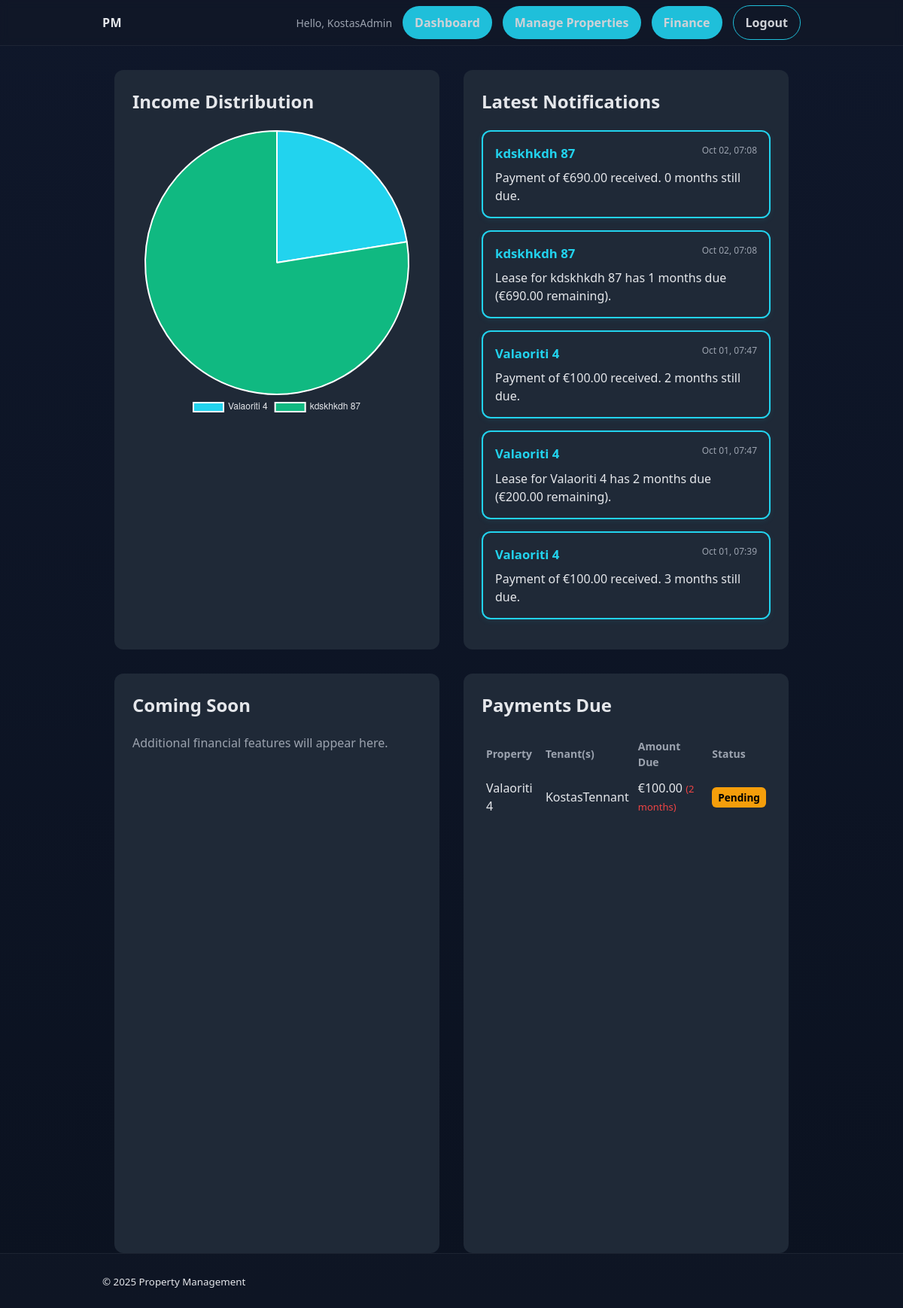
Page /finances/ (signed in) on the committed database.
### pm/models.py (models this page shows, shortened)
class Message(models.Model):
    owner = models.ForeignKey(User, on_delete=models.CASCADE, related_name='owned_messages')
    property = models.ForeignKey(Property, on_delete=models.CASCADE, related_name='property_messages')
    lease = models.ForeignKey(Lease, on_delete=models.CASCADE, related_name='lease_messages', null=True, blank=True)
    content = models.TextField()
    timestamp = models.DateTimeField(auto_now_add=True)

class Property(models.Model):
    address = models.CharField(max_length=200)
    property_type = models.CharField(max_length=30, choices=[
        ('condo', 'Condo'),
        ('apartment', 'Apartment'),
        ('studio', 'Studio'),
        ('house', 'House'),
        ('townhouse', 'Townhouse'),
        ('bungalow', 'Bungalow'),
        ('co-op', 'Co-op'),
        ('loft', 'Loft'),
        ('barn', 'Barn'),
        ('shack', 'Shack'),
        ('cottage', 'Cottage'),
        ('parking' ,'Parking')
        ])
    property_size = models.CharField(max_length=50)
    bedrooms = models.IntegerField()
    bathrooms = models.IntegerField()
    parking_spaces = models.IntegerField()
    amenities = models.CharField(max_length=200)
    description = models.TextField()
    owner = models.ForeignKey(User, on_delete=models.CASCADE)
    status = models.CharField(max_length=9, choices=[('available', 'Available'), ('rented', 'Rented')])  # Add a status field with choices
    created_at = models.DateTimeField(auto_now_add=True)
    updated_at = models.DateTimeField(auto_now=True)

class Lease(models.Model):
    property = models.ForeignKey(Property, on_delete=models.CASCADE)
    tenant = models.ManyToManyField(User, blank=True, related_name='leases', limit_choices_to={'is_staff':False})  # Add a tennant field with a related name
    start_date = models.DateField()
    end_date = models.DateField()
    amount_paid = models.DecimalField(max_digits=10, default=0, decimal_places=2)
    monthly_payment_amount = models.DecimalField(max_digits=10, decimal_places=2)
    monthly_payment_status = models.CharField(max_length=10, default='Pending', choices=[('pending', 'Pending'), ('paid', 'Paid')])
    created_at = models.DateTimeField(auto_now_add=True)
    updated_at = models.DateTimeField(auto_now=True)
    def months_due(self):
        today = timezone.now().date()
        if today < self.start_date:
            return 0
        months_elapsed = (today.year - self.start_date.year) * 12 + today.month - self.start_date.month
        if today.day < self.start_date.day:
            months_elapsed -= 1
        total_due = months_elapsed * self.monthly_payment_amount
        months_due = int((total_due - self.amount_paid) // self.monthly_payment_amount)
        return max(months_due, 0)
    def notify_months_due(self):
        due = self.months_due()
        if due > 0:
            msg_content = f'Lease for {self.property.address} has {due} months due (€{due*self.monthly_payment_amount} remaining).'
            identical = Message.objects.filter(
                owner=self.property.owner,
                lease=self,
                property=self.property,
                content=msg_content
            )
    def update_payment_status(self):
        if self.months_due() > 0 and self.monthly_payment_status.lower() == 'paid':
            self.monthly_payment_status = 'pending'
            self.save()
        elif self.months_due() == 0 and self.monthly_payment_status.lower() == 'pending':
            self.monthly_payment_status = 'paid'
            self.save()
        self.notify_months_due()

### pm/views.py (the view)
# urls.py: path('finances/', views.finances, name='finances'),
@login_required
def finances(request):
    update_status(request)
    leases = Lease.objects.filter(property__owner=request.user)
    notifications = Message.objects.filter(owner=request.user).order_by('-timestamp')
    return render(request, 'pm/finances.html', {'leases':leases, 'notifications':notifications})

### pm/views.py (called while the page is built)
def update_status(request):
    leases = Lease.objects.filter(property__owner=request.user)
    for lease in leases:
        lease.update_payment_status()

### pm/templates/pm/finances.html (shortened to what this page needs)
{% extends "pm/home.html" %}
{% block content %}
<div class="container" style="margin-top:32px;">
    <div style="display: grid; grid-template-columns: 1fr 1fr; grid-template-rows: 1fr 1fr; gap: 32px;">
        <div style="background: var(--panel-2); border-radius: var(--radius); padding: 24px;">
            <h2 style="margin-top:0;">Income Distribution</h2>
            <canvas id="incomePieChart" width="320" height="220"></canvas>
            <script>
                const ctx = document.getElementById('incomePieChart').getContext('2d');
                const propertyLabels = [
                    {% for lease in leases %}
                        "{{ lease.property.address }}"{% if not forloop.last %},{% endif %}
                    {% endfor %}
                ];
                const propertyIncome = [
                    {% for lease in leases %}
                        {{ lease.amount_paid|floatformat:2 }}{% if not forloop.last %},{% endif %}
                    {% endfor %}
                ];
                new Chart(ctx, {
                    type: 'pie',
                    data: {
                        labels: propertyLabels,
                        datasets: [{
                            data: propertyIncome,
                            backgroundColor: [
                                '#22d3ee', '#10b981', '#f59e0b', '#ef4444', '#6366f1', '#eab308', '#a3e635', '#f472b6'
                            ],
                        }]
                    },
                    options: {
                        plugins: {
                            legend: { position: 'bottom', labels: { color: '#e5e7eb' } }
                        }
                    }
                });
            </script>
        </div>
        <div style="background: var(--panel-2); border-radius: var(--radius); padding: 24px;">
            <h2 style="margin-top:0;">Latest Notifications</h2>
            {% if notifications %}
                {% for note in notifications|slice:":5" %}
                    <div class="notification-card">
                        <div class="notification-header">
                            <span class="notification-title">{{ note.property.address }}</span>
                            <span style="float:right; font-size:12px; color:var(--muted);">{{ note.timestamp|date:"M d, H:i" }}</span>
                        </div>
                        <div class="notification-body">
                            <p class="notification-message">{{ note.content }}</p>
                        </div>
                    </div>
                {% endfor %}
            {% else %}
                <p style="color:var(--muted);">No notifications.</p>
            {% endif %}
        </div>
        <div style="background: var(--panel-2); border-radius: var(--radius); padding: 24px;">
            <h2 style="margin-top:0;">Coming Soon</h2>
            <p style="color:var(--muted);">Additional financial features will appear here.</p>
        </div>
        <div style="background: var(--panel-2); border-radius: var(--radius); padding: 24px;">
            <h2 style="margin-top:0;">Payments Due</h2>
            {% with due_leases=leases|dictsort:"monthly_payment_status" %}
                {% if leases %}
                    <table style="width:100%; border-collapse:collapse;">
                        <thead>
                            <tr style="color:var(--muted); font-size:14px;">
                                <th style="text-align:left; padding:6px;">Property</th>
                                <th style="text-align:left; padding:6px;">Tenant(s)</th>
                                <th style="text-align:left; padding:6px;">Amount Due</th>
                                <th style="text-align:left; padding:6px;">Status</th>
                            </tr>
                        </thead>
                        <tbody>
                            {% for lease in leases %}
                                {% if lease.monthly_payment_status == 'pending' or lease.months_due > 0 %}
                                    <tr>
                                        <td style="padding:6px;">{{ lease.property.address }}</td>
                                        <td style="padding:6px;">
                                            {% for tenant in lease.tenant.all %}
                                                {{ tenant.get_full_name|default:tenant.username }}{% if not forloop.last %}, {% endif %}
                                            {% endfor %}
                                        </td>
                                        <td style="padding:6px;">
                                            €{{ lease.monthly_payment_amount|floatformat:2 }}
                                            {% if lease.months_due > 0 %}
                                                <span style="color:var(--danger); font-size:13px;">({{ lease.months_due }} month{{ lease.months_due|pluralize }})</span>
                                            {% endif %}
                                        </td>
                                        <td style="padding:6px;">
                                            <span class="status {% if lease.monthly_payment_status == 'pending' %}available{% else %}rented{% endif %}">
                                                {{ lease.monthly_payment_status|capfirst }}
                                            </span>
                                        </td>
                                    </tr>
                                {% endif %}
                            {% endfor %}
                        </tbody>
                    </table>
                {% else %}
                    <p style="color:var(--muted);">No payments due.</p>
                {% endif %}
            {% endwith %}
        </div>
    </div>
</div>
{% endblock content %}

### pm/templates/pm/base.html (shortened to what this page needs)
{% load static %}
<!DOCTYPE html>
<html lang="en">
<head>
  <link rel="stylesheet" href="{% static 'pm/css/style.css' %}">
</head>
<body>
  <header class="site-header">
    <nav class="navbar container">
      <a class="brand" href="{% url 'home' %}">PM</a>
      <ul class="nav-links">
        {% if user.is_authenticated %}
          <li class="nav-item user">Hello, {{ user.username }}</li>
          {% block staff_nav %}{% endblock staff_nav %}
          <li class="nav-item"><a class="btn btn-outline" href="{% url 'logout' %}">Logout</a></li>
        {% else %}
          <li class="nav-item"><a href="{% url 'login' %}">Login</a></li>
          <li class="nav-item"><a class="btn" href="{% url 'signup' %}">Sign up</a></li>
        {% endif %}
      </ul>
    </nav>
  </header>
  <main class="container">
    {% block content %}{% endblock %}
  </main>
  <footer class="site-footer">
    <div class="container">
      <small>&copy; {% now "Y" %} Property Management</small>
    </div>
  </footer>
</body>
</html>

### pm/static/pm/css/style.css (style rules this page uses)
:root { --bg: #0f172a; --panel: #111827; --panel-2: #1f2937; --text: #e5e7eb; --muted: #9ca3af; --primary: #22d3ee; --primary-600: #0891b2; --danger: #ef4444; --success: #10b981; --warning: #f59e0b; --radius: 12px; }
* { box-sizing: border-box; }
html, body { height: 100%; }
body { margin: 0; background: linear-gradient(180deg, var(--bg), #0b1220); color: var(--text); font: 16px/1.5 system-ui, -apple-system, Segoe UI, Roboto, Ubuntu, Cantarell, Noto Sans, Helvetica, Arial, "Apple Color Emoji", "Segoe UI Emoji"; display: flex; flex-direction: column; }
.container { width: 100%; max-width: 960px; margin: 0 auto; padding: 0 16px; }
.site-header { position: sticky; top: 0; backdrop-filter: blur(6px); background: rgba(17,24,39,.6); border-bottom: 1px solid rgba(255,255,255,.06); z-index: 10; }
.navbar { display: flex; align-items: center; justify-content: space-between; height: 60px; }
.brand { font-weight: 700; color: var(--text); text-decoration: none; letter-spacing: .5px; }
.nav-links { list-style: none; display: flex; gap: 14px; align-items: center; margin: 0; padding: 0; }
.nav-item a { color: var(--text); text-decoration: none; opacity: .9; }
.nav-item.user { color: var(--muted); font-size: 14px; }
.site-footer { margin-top: auto; padding: 24px 0; border-top: 1px solid rgba(255,255,255,.06); background: rgba(17,24,39,.6); }
.btn { appearance: none; border: none; background: var(--primary); color: #00303a; font-weight: 700; padding: 10px 16px; border-radius: 999px; cursor: pointer; text-decoration: none; display: inline-block; }
.btn-outline { background: transparent; border: 1px solid var(--primary); color: var(--text); }
.status { padding: 4px 8px; border-radius: 6px; font-size: 0.85rem; font-weight: 600; text-transform: capitalize; }
.status.rented { background: var(--warning); color: #000; }
.notification-card { border: 2px solid var(--primary); background: var(--panel-2); border-radius: var(--radius); padding: 1rem; margin-bottom: 1rem; box-shadow: 0 2px 8px rgba(34,211,238,0.08); transition: border-color 0.2s, box-shadow 0.2s; }
.notification-header { margin-bottom: 0.5rem; }
.notification-title { font-size: 1.05rem; font-weight: 600; color: var(--primary); margin: 0; }
.notification-body { margin-top: 0.25rem; }
.notification-message { color: var(--text); font-size: 1rem; margin: 0; }

### rows in the picture
Message: property.address "kdskhkdh 87", timestamp "Oct 02, 07:08", content "Payment of €690.00 received. 0 months still due."
Message: property.address "kdskhkdh 87", timestamp "Oct 02, 07:08", content "Lease for kdskhkdh 87 has 1 months due (€690.00 remaining)."
Message: property.address "Valaoriti 4", timestamp "Oct 01, 07:47", content "Payment of €100.00 received. 2 months still due."
Message: property.address "Valaoriti 4", timestamp "Oct 01, 07:47", content "Lease for Valaoriti 4 has 2 months due (€200.00 remaining)."
Message: property.address "Valaoriti 4", timestamp "Oct 01, 07:39", content "Payment of €100.00 received. 3 months still due."
Lease: property.address "Valaoriti 4", monthly_payment_amount "100.00", months_due "2", monthly_payment_status "Pending"

### other values in the picture
{{ user.username }} "KostasAdmin"
{{ tenant.get_full_name|default:tenant.username }} "KostasTennant"
chart data {{ lease.property.address }} Valaoriti 4, kdskhkdh 87
chart data {{ lease.amount_paid|floatformat:2 }} 200.00, 690.00
